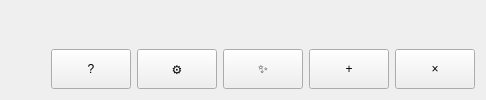
<?xml version="1.0" encoding="UTF-8"?>
<ui version="4.0">
 <class>SynthesisTab</class>
 <widget class="QWidget" name="SynthesisTab">
  <layout class="QVBoxLayout" name="verticalLayout">
   <item>
    <layout class="QHBoxLayout" name="topLayout">
     <item>
      <widget class="QWidget" name="formHost" native="true"/>
     </item>
     <item>
      <widget class="QWidget" name="metricsHost" native="true"/>
     </item>
    </layout>
   </item>
   <item>
    <layout class="QVBoxLayout" name="paramsLayout"/>
   </item>
   <item>
    <layout class="QHBoxLayout" name="buttonLayout">
     <item>
      <spacer name="buttonSpacer">
       <property name="orientation">
        <enum>Qt::Horizontal</enum>
       </property>
       <property name="sizeHint" stdset="0">
        <size>
         <width>40</width>
         <height>20</height>
        </size>
       </property>
      </spacer>
     </item>
     <item>
      <widget class="QPushButton" name="helpButton">
       <property name="objectName">
        <string notr="true">helpButton</string>
       </property>
       <property name="toolTip">
        <string>Справка</string>
       </property>
       <property name="text">
        <string>?</string>
       </property>
       <property name="minimumSize">
        <size>
         <width>40</width>
         <height>40</height>
        </size>
       </property>
      </widget>
     </item>
     <item>
      <widget class="QPushButton" name="settingsButton">
       <property name="objectName">
        <string notr="true">settingsButton</string>
       </property>
       <property name="toolTip">
        <string>Параметры моделирования</string>
       </property>
       <property name="text">
        <string>⚙</string>
       </property>
       <property name="minimumSize">
        <size>
         <width>40</width>
         <height>40</height>
        </size>
       </property>
      </widget>
     </item>
     <item>
      <widget class="QPushButton" name="autoSynthButton">
       <property name="objectName">
        <string notr="true">autoSynthButton</string>
       </property>
       <property name="toolTip">
        <string>Автосинтез регулятора (PI по переходной ОУ)</string>
       </property>
       <property name="text">
        <string>✨</string>
       </property>
       <property name="minimumSize">
        <size>
         <width>40</width>
         <height>40</height>
        </size>
       </property>
      </widget>
     </item>
     <item>
      <widget class="QPushButton" name="addButton">
       <property name="objectName">
        <string notr="true">addButton</string>
       </property>
       <property name="toolTip">
        <string>Добавить</string>
       </property>
       <property name="text">
        <string>+</string>
       </property>
       <property name="minimumSize">
        <size>
         <width>40</width>
         <height>40</height>
        </size>
       </property>
      </widget>
     </item>
     <item>
      <widget class="QPushButton" name="clearButton">
       <property name="objectName">
        <string notr="true">clearButton</string>
       </property>
       <property name="toolTip">
        <string>Очистить</string>
       </property>
       <property name="text">
        <string>×</string>
       </property>
       <property name="minimumSize">
        <size>
         <width>40</width>
         <height>40</height>
        </size>
       </property>
      </widget>
     </item>
    </layout>
   </item>
   <item>
    <layout class="QHBoxLayout" name="chartsLayout"/>
   </item>
  </layout>
 </widget>
 <resources/>
 <connections/>
</ui>
